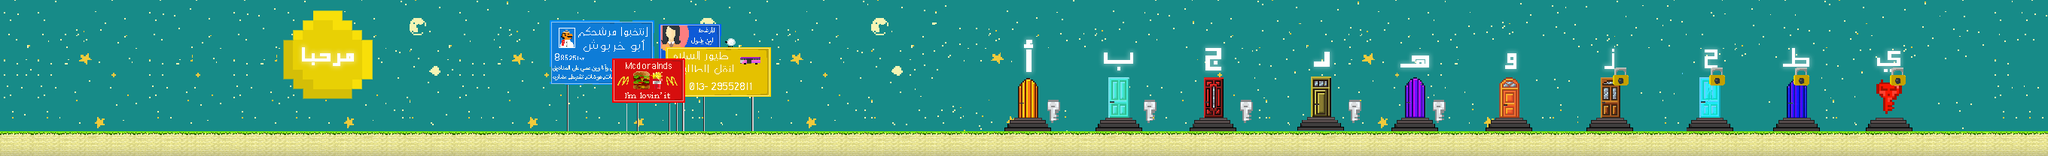

A 2D game scene composited from a Tiled map and its tileset images. What follows is a short description and the map's XML, with each tile layer's data collapsed to a summary:
An orthogonal 170x13 tile map with 16x16 px tiles, 3 tile layers (Background, graphic, graph), 2 tilesets and 3 objects.

<map version="1.0" orientation="orthogonal" renderorder="right-down" width="170" height="13" tilewidth="16" tileheight="16" nextobjectid="627">
 <tileset firstgid="1" name="1" tilewidth="16" tileheight="16" spacing="1" margin="1" tilecount="2639" columns="203">
  <image source="1.png" width="3458" height="234" />
 </tileset>
 <tileset firstgid="2640" name="tileset_gutter" tilewidth="16" tileheight="16" spacing="2" margin="1" tilecount="1782" columns="33">
  <image source="tileset_gutter.png" width="594" height="972" />
 </tileset>
 <layer name="Background" width="170" height="13">
  <data>[2210 cells, 0 non-empty, 0 distinct tile ids]</data>
 </layer>
 <layer name="graphic" width="170" height="13">
  <data>[2210 cells, 2210 non-empty, 2080 distinct tile ids]</data>
 </layer>
 <objectgroup name="ground">
  <object id="602" x="46.6667" y="173.667" width="2552" height="2.33366" />
  <object id="617" x="2566.67" y="-28" width="1.33333" height="202.667" />
 </objectgroup>
 <objectgroup name="Pipes" />
 <objectgroup name="Coins" offsetx="-7" offsety="5">
  <properties>
   <property name="quit" value="" />
  </properties>
 </objectgroup>
 <objectgroup name="Bricks" />
 <objectgroup name="Goombas" />
 <objectgroup name="Turtles" />
 <objectgroup name="Finish_line">
  <object id="625" x="1992.33" y="103" width="24.5" height="53" />
 </objectgroup>
 <objectgroup name="Story_line" />
 <objectgroup name="kill_lines" />
 <objectgroup name="Bosses" />
 <objectgroup name="Map_line" />
 <layer name="graph" width="170" height="13">
  <data>[2210 cells, 95 non-empty, 21 distinct tile ids]</data>
 </layer>
</map>
